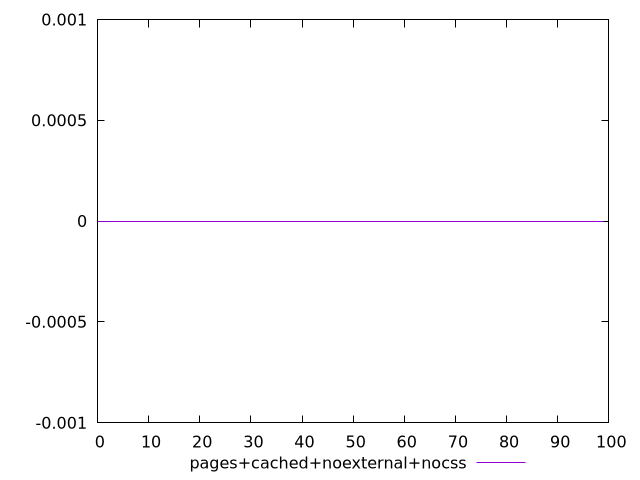

This figure's gnuplot source:
$_pagesCachedNoexternalNocss <<EOF
0
0
0
0
0
0
0
0
0
0
0
0
0
0
0
0
0
0
0
0
0
0
0
0
0
0
0
0
0
0
0
0
0
0
0
0
0
0
0
0
0
0
0
0
0
0
0
0
0
0
0
0
0
0
0
0
0
0
0
0
0
0
0
0
0
0
0
0
0
0
0
0
0
0
0
0
0
0
0
0
0
0
0
0
0
0
0
0
0
0
0
0
0
0
0
0
0
0
0
0
EOF
set key outside below
set terminal pngcairo
set output "report_00006_2020-11-02T20-21-41.718Z/uses-webp-images/pages+cached+noexternal+nocss//score.png"
set yrange [-0.001:0.001]
plot $_pagesCachedNoexternalNocss title "pages+cached+noexternal+nocss" with line ,
